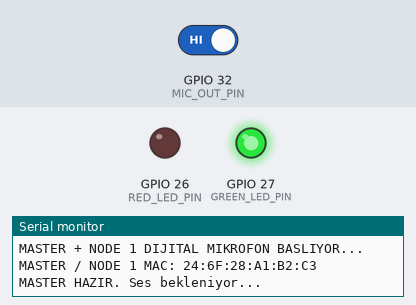
This sketch was run on a simulated ESP32. On the bench: output pins drawn as LEDs (lit = HIGH), the last lines printed to the serial monitor. The test bench sets the inputs (shaded band); at power-on: GPIO 32 (MIC_OUT_PIN) HIGH.

Above: at 2.2 s.
2.3 s: GPIO 32 (MIC_OUT_PIN) driven LOW
At 4.0 s:
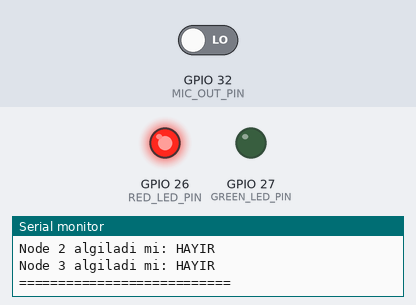
4.3 s: GPIO 32 (MIC_OUT_PIN) driven HIGH
At 6.4 s:
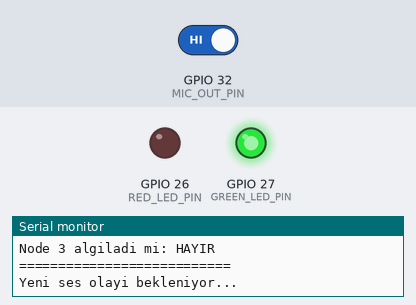
Timing chart, 0 to 7.9 s (numbered marks = the images above; inputs shaded):
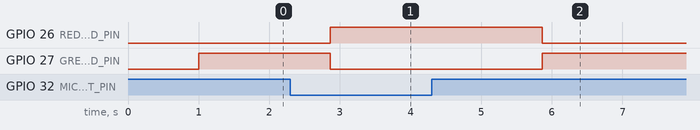

The sketch:

Master_Node1.ino
```cpp
#include <esp_now.h>
#include <WiFi.h>
#include <esp_wifi.h>
#if __has_include(<esp_arduino_version.h>)
#include <esp_arduino_version.h>
#endif

#define NODE_ID 1
#define ESPNOW_CHANNEL 1
#define MIC_OUT_PIN 32
#define RED_LED_PIN 26
#define GREEN_LED_PIN 27
#define MSG_EVENT 1
#define MSG_RESULT 2

#define SOUND_ACTIVE_STATE LOW
#define DECISION_WINDOW_MS 400
#define RESULT_HOLD_MS 3000
#define LOCAL_COOLDOWN_MS 1200

uint8_t broadcastAddress[] = {0xFF, 0xFF, 0xFF, 0xFF, 0xFF, 0xFF};

typedef struct __attribute__((packed)) {
  uint8_t msgType;
  uint8_t nodeId;
  uint32_t eventId;
  uint32_t eventTime;
} EventPacket;

typedef struct __attribute__((packed)) {
  uint8_t msgType;
  uint8_t winnerId;
  uint32_t decisionId;
} ResultPacket;

bool roundActive = false;
bool resultSent = false;
uint32_t roundStartMs = 0;
uint32_t resultStartMs = 0;
uint32_t lastLocalEventMs = 0;
uint32_t localEventId = 0;
uint32_t decisionId = 0;
uint8_t winnerId = 0;
bool seen[4] = {false, false, false, false};

void setGreen() {
  digitalWrite(GREEN_LED_PIN, HIGH);
  digitalWrite(RED_LED_PIN, LOW);
}

void setRed() {
  digitalWrite(GREEN_LED_PIN, LOW);
  digitalWrite(RED_LED_PIN, HIGH);
}

void allOff() {
  digitalWrite(GREEN_LED_PIN, LOW);
  digitalWrite(RED_LED_PIN, LOW);
}

void registerEvent(uint8_t id) {
  if (id < 1 || id > 3) return;
  if (resultSent) return;

  if (!roundActive) {
    roundActive = true;
    roundStartMs = millis();
  }

  winnerId = id;
  seen[id] = true;
  Serial.print("EVENT KAYDEDILDI | Node: ");
  Serial.println(id);
}

void sendResult(uint8_t winner) {
  ResultPacket result;
  result.msgType = MSG_RESULT;
  result.winnerId = winner;
  result.decisionId = ++decisionId;

  for (int i = 0; i < 5; i++) {
    esp_now_send(broadcastAddress, (uint8_t *)&result, sizeof(result));
    delay(30);
  }

  Serial.println();
  Serial.println("========== KARAR ==========");
  Serial.print("Sese en yakin / ilk algilayan Node: ");
  Serial.println(winner);
  for (int i = 1; i <= 3; i++) {
    Serial.print("Node ");
    Serial.print(i);
    Serial.print(" algiladi mi: ");
    Serial.println(seen[i] ? "EVET" : "HAYIR");
  }
  Serial.println("===========================");
  Serial.println();

  if (winner == NODE_ID) {
    setRed();
  } else {
    setGreen();
  }

  resultSent = true;
  resultStartMs = millis();
}

void handleEventPacket(const uint8_t *incomingData, int len) {
  if (len != sizeof(EventPacket)) return;
  EventPacket pkt;
  memcpy(&pkt, incomingData, sizeof(pkt));
  if (pkt.msgType != MSG_EVENT) return;
  if (pkt.nodeId == NODE_ID) return;
  registerEvent(pkt.nodeId);
}

#if defined(ESP_ARDUINO_VERSION_MAJOR) && ESP_ARDUINO_VERSION_MAJOR >= 3
void OnDataRecv(const esp_now_recv_info_t *recv_info, const uint8_t *incomingData, int len) {
#else
void OnDataRecv(const uint8_t *mac, const uint8_t *incomingData, int len) {
#endif
  if (len <= 0) return;
  uint8_t msgType = incomingData[0];
  if (msgType == MSG_EVENT) {
    handleEventPacket(incomingData, len);
  }
}

void resetRound() {
  roundActive = false;
  resultSent = false;
  winnerId = 0;
  for (int i = 0; i < 4; i++) {
    seen[i] = false;
  }
  setGreen();
}

void setup() {
  Serial.begin(115200);
  delay(1000);
  Serial.println();
  Serial.println("MASTER + NODE 1 DIJITAL MIKROFON BASLIYOR...");

  pinMode(MIC_OUT_PIN, INPUT);
  pinMode(RED_LED_PIN, OUTPUT);
  pinMode(GREEN_LED_PIN, OUTPUT);
  setGreen();

  WiFi.mode(WIFI_STA);
  WiFi.disconnect();
  esp_wifi_set_channel(ESPNOW_CHANNEL, WIFI_SECOND_CHAN_NONE);

  Serial.print("MASTER / NODE 1 MAC: ");
  Serial.println(WiFi.macAddress());

  if (esp_now_init() != ESP_OK) {
    Serial.println("ESP-NOW BASLATILAMADI!");
    setRed();
    return;
  }

  esp_now_register_recv_cb(OnDataRecv);

  esp_now_peer_info_t peerInfo = {};
  memcpy(peerInfo.peer_addr, broadcastAddress, 6);
  peerInfo.channel = ESPNOW_CHANNEL;
  peerInfo.encrypt = false;

  if (!esp_now_is_peer_exist(broadcastAddress)) {
    if (esp_now_add_peer(&peerInfo) != ESP_OK) {
      Serial.println("Broadcast peer eklenemedi!");
      setRed();
      return;
    }
  }
  resetRound();
  Serial.println("MASTER HAZIR. Ses bekleniyor...");
}

void loop() {
  if (resultSent) {
    if (millis() - resultStartMs >= RESULT_HOLD_MS) {
      resetRound();
      Serial.println("Yeni ses olayi bekleniyor...");
    }
    return;
  }

  int micState = digitalRead(MIC_OUT_PIN);
  static uint32_t lastPrintMs = 0;

  if (millis() - lastPrintMs > 300) {
    lastPrintMs = millis();
  }

  if (micState == SOUND_ACTIVE_STATE && millis() - lastLocalEventMs > LOCAL_COOLDOWN_MS) {
    lastLocalEventMs = millis();
    localEventId++;
    Serial.println("NODE 1 SES ALGILADI!");
    registerEvent(NODE_ID);
  }

  if (roundActive && !resultSent) {
    if (millis() - roundStartMs >= DECISION_WINDOW_MS) {
      if (winnerId != 0) {
        sendResult(winnerId);
      } else {
        resetRound();
      }
    }
  }
}
```

Measured:
- after the input at 2.3 s, GPIO 26 (RED_LED_PIN): LOW → HIGH after 0.56 s; GPIO 27 (GREEN_LED_PIN): HIGH → LOW after 0.56 s
- after the input at 4.3 s, GPIO 26 (RED_LED_PIN): goes on until 5.9 s, then stays LOW; GPIO 27 (GREEN_LED_PIN): goes on until 5.9 s, then stays HIGH
